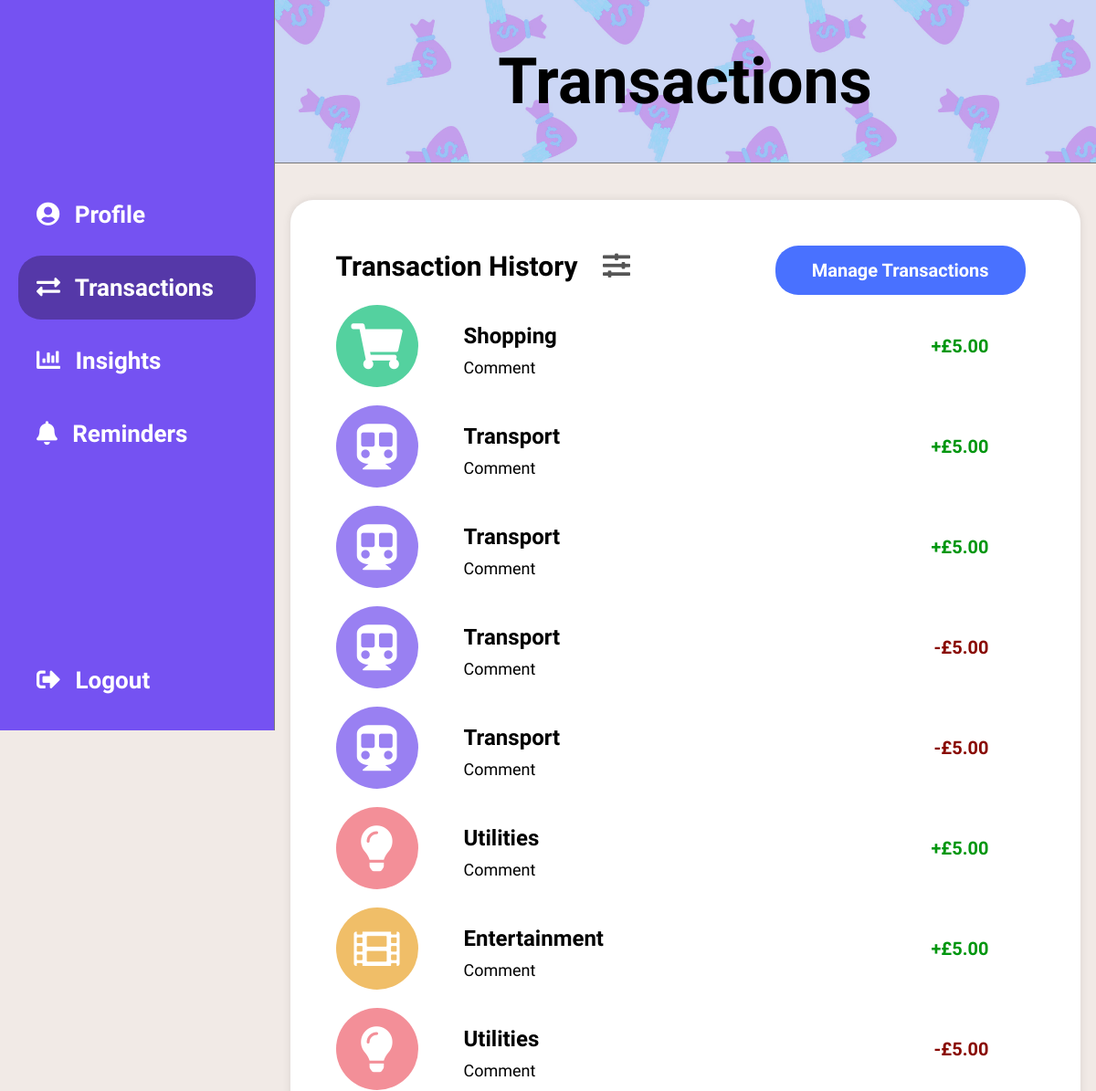
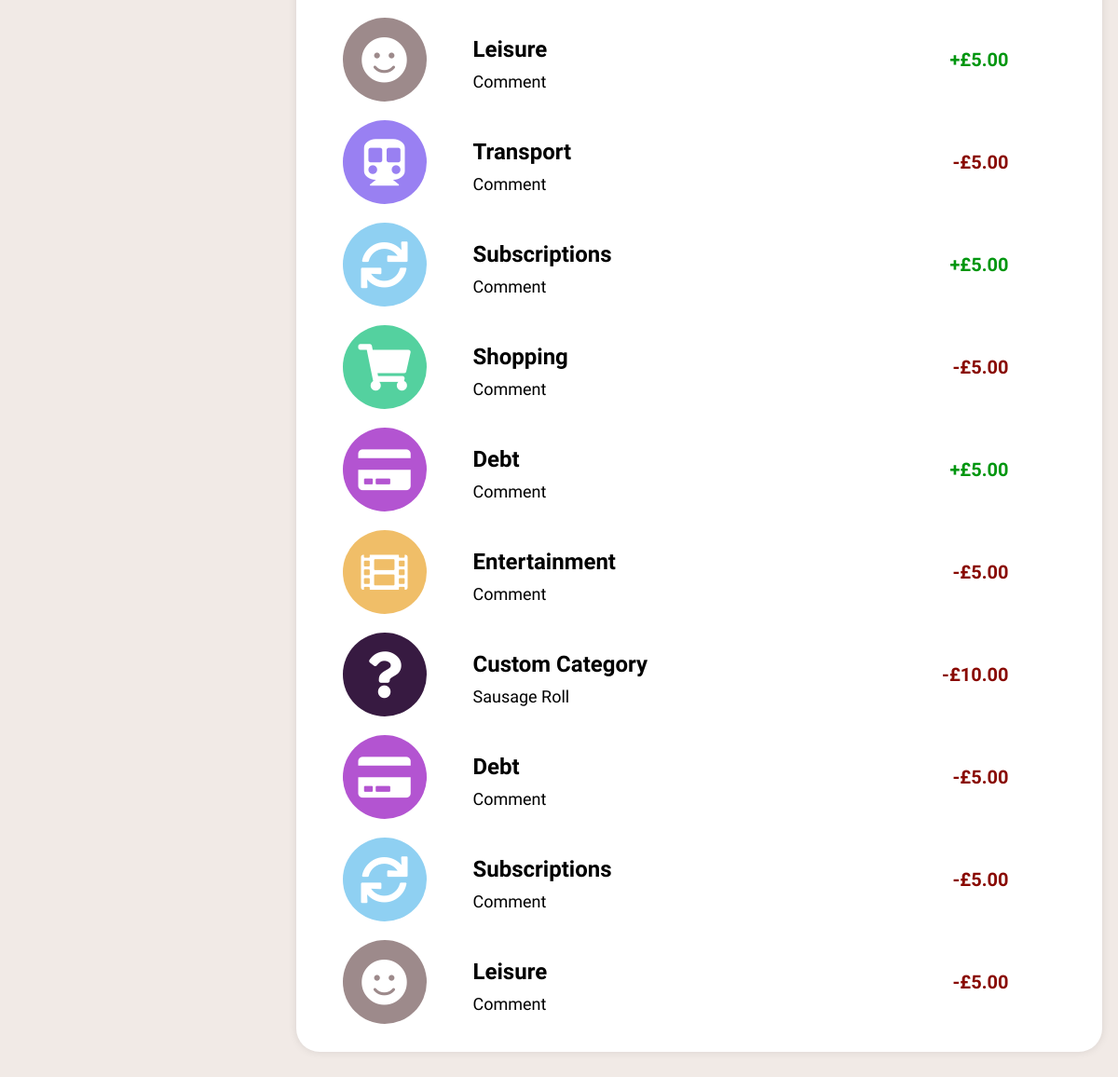
The app's page /transactions.php (signed in) with its own data (2 pictures, top to bottom).
### tables this page shows
CREATE TABLE Transaction (
    transactionID INT AUTO_INCREMENT PRIMARY KEY,
    userID INT NOT NULL,
    categoryID INT,
    customCategoryID INT,
    comment TEXT,
    type ENUM('in', 'out') NOT NULL,
    amount DECIMAL(10, 2) NOT NULL,
    date DATE NOT NULL,
    FOREIGN KEY (userID) REFERENCES User(userID),
    FOREIGN KEY (categoryID) REFERENCES Category(categoryID),
    FOREIGN KEY (customCategoryID) REFERENCES CustomCategory(customCategoryID)
);

CREATE TABLE Category (
    categoryID INT AUTO_INCREMENT PRIMARY KEY,
    title VARCHAR(255) NOT NULL,
    colour VARCHAR(255) NOT NULL,
    icon VARCHAR(255) NOT NULL
);

### transactions.php (the view, shortened to what this page needs)
<?php
$dbHost = 'localhost';
$dbUsername = 'root';
$dbPassword = '';
$dbName = 'agile';
$conn = new mysqli($dbHost, $dbUsername, $dbPassword, $dbName);
$userId = $_SESSION["userID"];
$sql = "SELECT
            t.*,
            COALESCE(c.title, cc.title) AS title,
            COALESCE(c.colour, cc.colour) AS colour,
            c.icon
        FROM
            Transaction AS t
        LEFT JOIN
            Category AS c ON t.categoryID = c.categoryID
        LEFT JOIN
            CustomCategory AS cc ON t.customCategoryID = cc.customCategoryID
        WHERE
            t.userID = ?";
$params = array($userId);
$sql .= " ORDER BY t.date DESC;";
$stmt = $conn->prepare($sql);
$types = str_repeat("s", count($params));
$stmt->bind_param($types, ...$params);
$stmt->execute();
$result = $stmt->get_result();
$transactions = [];
while($row = $result->fetch_assoc()) {
    $transactions[] = $row;
}
?>
<!DOCTYPE html>
<html lang="en">
<head>
    <link rel="stylesheet" href="style.css">
    <link rel="stylesheet" href="https://cdnjs.cloudflare.com/ajax/libs/font-awesome/5.15.3/css/all.min.css">
</head>
<body>
    <div class="sidebar">
        <div class="sidebar-content">
            <a href="profile.php"><i class="fas fa-user-circle"></i> <span>Profile</span></a>
            <a href="transactions.php" class="active"><i class="fas fa-exchange-alt"></i> <span>Transactions</span></a>
            <a href="insights.php"><i class="fas fa-chart-bar"></i> <span>Insights</span></a>
            <a href="reminders.php"><i class="fas fa-bell"></i> <span>Reminders</span></a>
        </div>
        <div class="logout-section">
            <a href="logout.php"><i class="fas fa-sign-out-alt"></i> <span>Logout</span></a>
        </div>
    </div>
    <div class="content">
        <div class="title">
            <h1>Transactions</h1>
        </div>
        <div class="content-container">
            <div class="main-content">
                <div class="transaction-container">
                    <a style="text-decoration: none;" href="manage-transactions.php" class="btn-primary "id="edit-transaction"><span>Manage Transactions</span><i class="fas fa-wrench"></i></a>
                    <h2>Transaction History <i id="filter" class="fas fa-sliders-h"></i></h2>
                    <div class="transactions">
                        <?php if (count($transactions) > 0): ?>
                            <?php foreach ($transactions as $transaction): ?>
                                <div class="transaction-item">
                                    <div class="transaction-icon" style="background-color: <?php echo htmlspecialchars($transaction['colour']); ?>">
                                        <i class="<?php echo htmlspecialchars($transaction['icon']) ? htmlspecialchars($transaction['icon']) : 'fas fa-question'; ?>"></i>
                                    </div>
                                    <div class="transaction-details">
                                        <h3><?php echo htmlspecialchars($transaction['title']);?></h3>
                                        <p><?php echo htmlspecialchars($transaction['comment']); ?></p>
                                        <span class="amount" style="color: <?php echo $transaction['type'] == 'in' ? '#00960F' : '#890901'; ?>">
                                            <?php echo $transaction['type'] == 'in' ? '+' : '-'; ?>£<?php echo htmlspecialchars(number_format($transaction['amount'], 2)); ?>
                                        </span>
                                    </div>
                                </div>
                            <?php endforeach; ?>
                        <?php else: ?>
                            <p style="color: red;">There are no transactions to display. Please consider making a transaction :D</p>
                        <?php endif; ?>
                    </div>
                </div>
            </div>
        </div>
    </div>
</body>
</html>

### style.css (style rules this page uses)
body { font-family: varela round, sans-serif !important; font-size: 20px; color: black; background-color: #F1EAE6; margin: 0; }
.btn-primary { padding: 10px 20px; background: #4971FF; color: white; border: none; border-radius: 25px; cursor: pointer; margin-top: 20px; width: 100%; }
.title { width: 100%; background: url('backgroundNice.png') repeat center center/cover; background-size: 350px; padding: 6vh 0; text-align: center; border-bottom: 1px solid #797979; }
.title h1 { margin: 0; font-size: 70px; }
.sidebar { height: 100vh; width: 300px; position: fixed; background-color: #7552F2; overflow-x: hidden; display: flex; flex-direction: column; justify-content: space-between; border-right: 1px solid #797979; z-index: 2000; }
.sidebar-content { display: flex; flex-direction: column; justify-content: center; flex-grow: 1; }
.sidebar-content a:not(:last-child) { margin-bottom: 10px; }
.sidebar a { padding:20px; margin-left:20px; margin-right:20px; border-radius: 25px; text-decoration: none; font-size: 18px; color: white; display: block; font-size: 26px; font-weight: bold; }
.sidebar a i { margin-right: 10px; }
.sidebar-content .active { background-color: #5538A8; }
.logout-section { padding-bottom: 20px; flex-grow: 0; }
.content { margin-left: 300px; min-height: 100vh; }
.main-content { width: 85%; padding: 30px 50px; margin: 40px auto; border-radius: 25px; box-shadow: 0 0 10px rgba(0,0,0,0.1); background-color: white; position: relative; z-index: 10; }
@media screen and (max-width: 1500px) { .content { margin-left: 300px; } }

### transactions.php (style rules this page uses)
.transactions { display: flex; flex-direction: column; gap: 20px; }
.main-content { padding-left: 50px; }
.transaction-item { position: relative; display: flex; align-items: center; }
.transaction-item h3 { margin: 10px 0; font-size: 24px; }
.transaction-item p { margin: 0; font-size: 18px; }
.transaction-item .amount { position: absolute; right: 50px; bottom: 50%; transform: translateY(50%); font-weight: bold; }
.transaction-icon { background-color: blue; padding: 20px; border-radius: 50%; width: 50px; height: 50px; display: flex; justify-content: center; align-items: center; margin-right: 50px; }
.transaction-icon i { color: white; font-size: 50px; }
#filter { margin-left: 20px; cursor: pointer; color: #555555; }
#edit-transaction { position: absolute; top: 30px; right: 60px; cursor: pointer; width: auto; padding: 15px 40px; font-size: 20px; font-weight: bold; }

### records on screen
transaction: title "Shopping", comment "Comment", amount "5.00"
transaction: title "Transport", comment "Comment", amount "5.00"
transaction: title "Transport", comment "Comment", amount "5.00"
transaction: title "Transport", comment "Comment", amount "5.00"
transaction: title "Transport", comment "Comment", amount "5.00"
transaction: title "Utilities", comment "Comment", amount "5.00"
transaction: title "Entertainment", comment "Comment", amount "5.00"
transaction: title "Utilities", comment "Comment", amount "5.00"
transaction: title "Leisure", comment "Comment", amount "5.00"
transaction: title "Transport", comment "Comment", amount "5.00"
transaction: title "Subscriptions", comment "Comment", amount "5.00"
transaction: title "Shopping", comment "Comment", amount "5.00"
transaction: title "Debt", comment "Comment", amount "5.00"
transaction: title "Entertainment", comment "Comment", amount "5.00"
transaction: title "Custom Category", comment "Sausage Roll", amount "10.00"
transaction: title "Debt", comment "Comment", amount "5.00"
transaction: title "Subscriptions", comment "Comment", amount "5.00"
transaction: title "Leisure", comment "Comment", amount "5.00"
